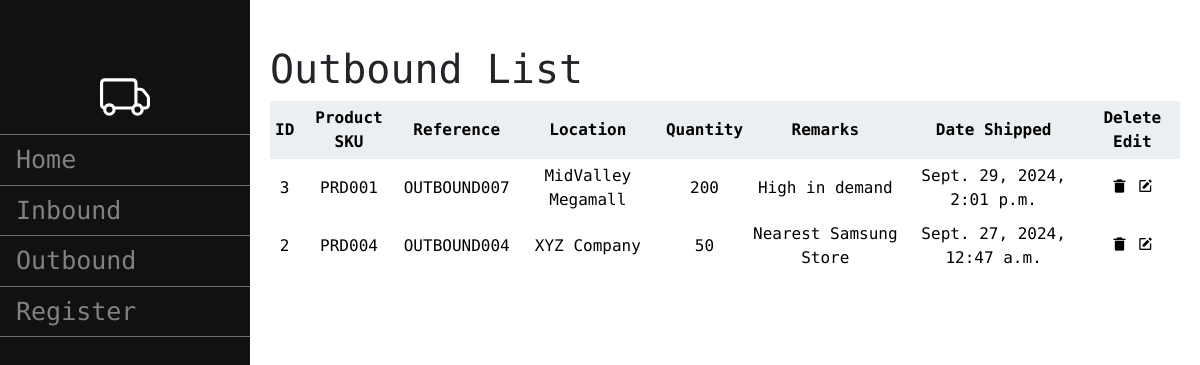
Screenshot of /outbound/table/1 (signed in) with the database file from the repository.
### main/models.py (models this page shows, shortened)
class Outbound(models.Model):
    product_sku = models.ForeignKey(Item, on_delete=models.CASCADE, null=True, blank=True)
    reference = models.CharField(max_length=200)
    quantity = models.IntegerField()
    destination = models.CharField(max_length=200)
    remarks = models.CharField(max_length=200)
    date = models.DateTimeField(auto_now_add=True)

class Item(models.Model):
    category = models.ForeignKey(Category, on_delete=models.CASCADE, null = True, blank=True)
    sku = models.CharField(max_length=200)
    name = models.CharField(max_length=200)
    quantity = models.IntegerField()
    supplier = models.CharField(max_length=200)
    def __str__(self):
        return self.sku

### main/views.py (the view)
# urls.py: path("outbound/table/<int:id>", views.inventory_table, {'operation': 'outbound'}, name="outbound_table"), #combines electronic, furniture and clothing outbound
def inventory_table(request, operation, id):
    if operation not in ['inbound', 'outbound']:
        return HttpResponseBadRequest("Invalid operation")
    category = get_object_or_404(Category, id=id)
    items = Item.objects.filter(category=category)
    if operation == 'inbound':
        filtered_items = Inbound.objects.filter(product_sku__in=items)
        form = InboundEditForm()
        template = "main/inbound_table.html"
        context_key = "inbounds"
    else:  # outbound
        filtered_items = Outbound.objects.filter(product_sku__in=items)
        form = OutboundEditForm()
        template = "main/outbound_table.html"
        context_key = "outbounds"
    context = {
        context_key: filtered_items,
        "category": category,
        "operation": operation,
        "form": form
    }
    return render(request, template, context)

### main/templates/main/outbound_table.html (shortened to what this page needs)
{% extends "main/base.html" %}
{% block content %}
{% load static %}
<link rel="stylesheet" href="{% static 'main/table_page.css'%}">
<h1>Outbound List</h1>
<div class="table_component" role="region" tabindex="0">
<table>
    <thead>
    <tr>
        <th>ID</th>
        <th>Product SKU</th>
        <th>Reference</th>
        <th>Location</th>
        <th>Quantity</th>
        <th>Remarks</th>
        <th>Date Shipped</th>
        <th>Delete Edit</th>
    </tr>
    </thead>
    <tbody>
        {% for outbound in outbounds %}
        <tr data-id="{{ outbound.id }}">
            <td>{{outbound.id}}</td>
            <td>{{outbound.product_sku}}</td>
            <td>{{outbound.reference}}</td>
            <td>{{outbound.destination}}</td>
            <td>{{outbound.quantity}}</td>
            <td>{{outbound.remarks}}</td>
            <td>{{outbound.date}}</td>
            <td>
                <i class="bx bxs-trash-alt new-std-icon delete-icon" data-id="{{ outbound.id }}"></i>
                <i class="bx bxs-edit new-std-icon edit-icon" data-id="{{ outbound.id }}"></i>
            </td>
        </tr>
    {% empty %}
        <tr>
            <td colspan="8">No outbound items found</td>
        </tr>
        {% endfor %}
    </tbody>
</table>
</div>
{%endblock%}

### main/static/main/table_page.css (style rules this page uses)
.table_component { overflow: auto; width: 100%; }
.table_component table { border: none #dededf; height: 100%; width: 100%; table-layout: auto; border-collapse: collapse; border-spacing: 1px; text-align: center; }
.table_component th { border: none #dededf; background-color: #eceff1; color: #000000; padding: 5px; }
.table_component td { border: none #dededf; background-color: #ffffff; color: #000000; padding: 5px; }

### main/templates/main/base.html (style rules this page uses)
* { font-family: "Roboto Mono", "sans-serif"; }

### rows the page displays
Outbound: id "3", product_sku "PRD001", reference "OUTBOUND007", destination "MidValley Megamall", quantity "200", remarks "High in demand", date "Sept. 29, 2024, 2:01 p.m."
Outbound: id "2", product_sku "PRD004", reference "OUTBOUND004", destination "XYZ Company", quantity "50", remarks "Nearest Samsung Store", date "Sept. 27, 2024, 12:47 a.m."
